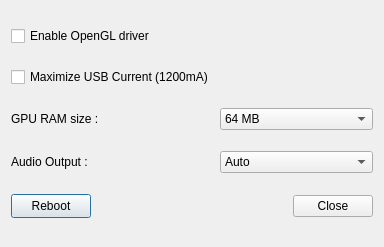
<?xml version="1.0" encoding="UTF-8"?>
<ui version="4.0">
 <class>window</class>
 <widget class="QDialog" name="window">
  <property name="geometry">
   <rect>
    <x>0</x>
    <y>0</y>
    <width>384</width>
    <height>247</height>
   </rect>
  </property>
  <property name="windowTitle">
   <string>RaspberryPi Configuration</string>
  </property>
  <layout class="QGridLayout" name="gridLayout">
   <item row="2" column="0">
    <widget class="QLabel" name="label">
     <property name="text">
      <string>GPU RAM size :</string>
     </property>
    </widget>
   </item>
   <item row="0" column="0">
    <widget class="QCheckBox" name="checkOpengl">
     <property name="text">
      <string>Enable OpenGL driver</string>
     </property>
    </widget>
   </item>
   <item row="1" column="0">
    <widget class="QCheckBox" name="checkUsbcurrent">
     <property name="text">
      <string>Maximize USB Current (1200mA)</string>
     </property>
    </widget>
   </item>
   <item row="4" column="0">
    <widget class="QPushButton" name="rebootButton">
     <property name="sizePolicy">
      <sizepolicy hsizetype="Maximum" vsizetype="Preferred">
       <horstretch>0</horstretch>
       <verstretch>0</verstretch>
      </sizepolicy>
     </property>
     <property name="minimumSize">
      <size>
       <width>0</width>
       <height>24</height>
      </size>
     </property>
     <property name="text">
      <string>Reboot</string>
     </property>
    </widget>
   </item>
   <item row="2" column="1" colspan="2">
    <widget class="QComboBox" name="comboGpuram">
     <item>
      <property name="text">
       <string>64 MB</string>
      </property>
     </item>
     <item>
      <property name="text">
       <string>128 MB</string>
      </property>
     </item>
     <item>
      <property name="text">
       <string>192 MB</string>
      </property>
     </item>
    </widget>
   </item>
   <item row="4" column="1" colspan="2">
    <widget class="QDialogButtonBox" name="buttonBox">
     <property name="orientation">
      <enum>Qt::Horizontal</enum>
     </property>
     <property name="standardButtons">
      <set>QDialogButtonBox::Close</set>
     </property>
    </widget>
   </item>
   <item row="3" column="1" colspan="2">
    <widget class="QComboBox" name="comboAudio">
     <item>
      <property name="text">
       <string>Auto</string>
      </property>
     </item>
     <item>
      <property name="text">
       <string>HDMI</string>
      </property>
     </item>
     <item>
      <property name="text">
       <string>3.5mm Jack</string>
      </property>
     </item>
    </widget>
   </item>
   <item row="3" column="0">
    <widget class="QLabel" name="label_2">
     <property name="text">
      <string>Audio Output :</string>
     </property>
    </widget>
   </item>
  </layout>
 </widget>
 <resources/>
 <connections>
  <connection>
   <sender>buttonBox</sender>
   <signal>accepted()</signal>
   <receiver>window</receiver>
   <slot>accept()</slot>
   <hints>
    <hint type="sourcelabel">
     <x>248</x>
     <y>254</y>
    </hint>
    <hint type="destinationlabel">
     <x>157</x>
     <y>274</y>
    </hint>
   </hints>
  </connection>
  <connection>
   <sender>buttonBox</sender>
   <signal>rejected()</signal>
   <receiver>window</receiver>
   <slot>reject()</slot>
   <hints>
    <hint type="sourcelabel">
     <x>316</x>
     <y>260</y>
    </hint>
    <hint type="destinationlabel">
     <x>286</x>
     <y>274</y>
    </hint>
   </hints>
  </connection>
 </connections>
</ui>
